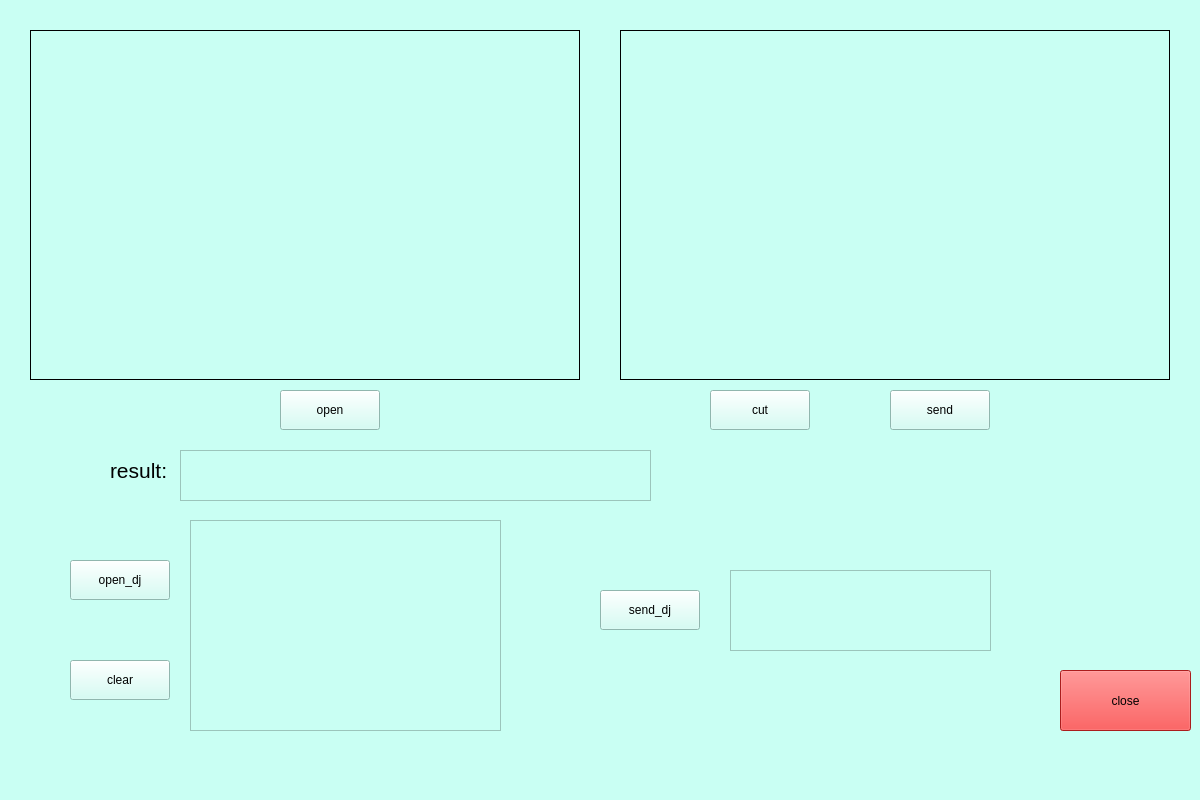
<?xml version="1.0" encoding="UTF-8"?>
<ui version="4.0">
 <class>camera</class>
 <widget class="QWidget" name="camera">
  <property name="geometry">
   <rect>
    <x>0</x>
    <y>0</y>
    <width>1200</width>
    <height>800</height>
   </rect>
  </property>
  <property name="windowTitle">
   <string>Form</string>
  </property>
  <property name="styleSheet">
   <string notr="true">background-color: rgb(201, 255, 243);</string>
  </property>
  <widget class="QLabel" name="video_show">
   <property name="geometry">
    <rect>
     <x>30</x>
     <y>30</y>
     <width>550</width>
     <height>350</height>
    </rect>
   </property>
   <property name="frameShape">
    <enum>QFrame::Box</enum>
   </property>
   <property name="text">
    <string/>
   </property>
   <property name="scaledContents">
    <bool>true</bool>
   </property>
  </widget>
  <widget class="QLabel" name="img_show">
   <property name="geometry">
    <rect>
     <x>620</x>
     <y>30</y>
     <width>550</width>
     <height>350</height>
    </rect>
   </property>
   <property name="frameShape">
    <enum>QFrame::Box</enum>
   </property>
   <property name="text">
    <string/>
   </property>
   <property name="scaledContents">
    <bool>true</bool>
   </property>
  </widget>
  <widget class="QPushButton" name="open">
   <property name="geometry">
    <rect>
     <x>280</x>
     <y>390</y>
     <width>100</width>
     <height>40</height>
    </rect>
   </property>
   <property name="text">
    <string>open</string>
   </property>
  </widget>
  <widget class="QPushButton" name="cut">
   <property name="geometry">
    <rect>
     <x>710</x>
     <y>390</y>
     <width>100</width>
     <height>40</height>
    </rect>
   </property>
   <property name="text">
    <string>cut</string>
   </property>
  </widget>
  <widget class="QPushButton" name="send">
   <property name="geometry">
    <rect>
     <x>890</x>
     <y>390</y>
     <width>100</width>
     <height>40</height>
    </rect>
   </property>
   <property name="text">
    <string>send</string>
   </property>
  </widget>
  <widget class="QTextEdit" name="chepai_result">
   <property name="geometry">
    <rect>
     <x>180</x>
     <y>450</y>
     <width>471</width>
     <height>51</height>
    </rect>
   </property>
  </widget>
  <widget class="QLabel" name="label_3">
   <property name="geometry">
    <rect>
     <x>110</x>
     <y>450</y>
     <width>61</width>
     <height>41</height>
    </rect>
   </property>
   <property name="text">
    <string>&lt;html&gt;&lt;head/&gt;&lt;body&gt;&lt;p&gt;&lt;span style=&quot; font-size:16pt;&quot;&gt;result:&lt;/span&gt;&lt;/p&gt;&lt;/body&gt;&lt;/html&gt;</string>
   </property>
  </widget>
  <widget class="QPushButton" name="open_dj">
   <property name="geometry">
    <rect>
     <x>70</x>
     <y>560</y>
     <width>100</width>
     <height>40</height>
    </rect>
   </property>
   <property name="text">
    <string>open_dj</string>
   </property>
  </widget>
  <widget class="QTextEdit" name="textEdit_2">
   <property name="geometry">
    <rect>
     <x>190</x>
     <y>520</y>
     <width>311</width>
     <height>211</height>
    </rect>
   </property>
  </widget>
  <widget class="QPushButton" name="close">
   <property name="geometry">
    <rect>
     <x>1060</x>
     <y>670</y>
     <width>131</width>
     <height>61</height>
    </rect>
   </property>
   <property name="styleSheet">
    <string notr="true">background-color: rgb(239, 41, 41);</string>
   </property>
   <property name="text">
    <string>close</string>
   </property>
  </widget>
  <widget class="QPushButton" name="send_dj">
   <property name="geometry">
    <rect>
     <x>600</x>
     <y>590</y>
     <width>100</width>
     <height>40</height>
    </rect>
   </property>
   <property name="text">
    <string>send_dj</string>
   </property>
  </widget>
  <widget class="QTextEdit" name="textEdit">
   <property name="geometry">
    <rect>
     <x>730</x>
     <y>570</y>
     <width>261</width>
     <height>81</height>
    </rect>
   </property>
  </widget>
  <widget class="QPushButton" name="pushButton">
   <property name="geometry">
    <rect>
     <x>70</x>
     <y>660</y>
     <width>100</width>
     <height>40</height>
    </rect>
   </property>
   <property name="text">
    <string>clear</string>
   </property>
  </widget>
 </widget>
 <resources/>
 <connections/>
</ui>
